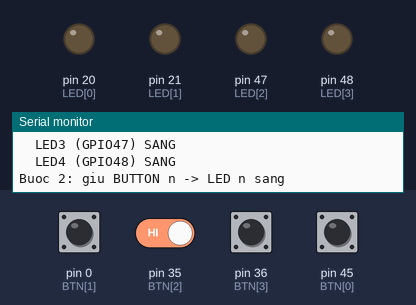
This sketch was run on a simulated Arduino Mega 2560, built for the host (arithmetic inside an expression is 32-bit, double 64-bit). Shown: output pins drawn as LEDs (lit = HIGH), the last lines printed to the serial monitor. The inputs (shaded band) are chosen by the test bench; at power-on: pin 0 (BTN[1]), pin 35 (BTN[2]), pin 36 (BTN[3]), pin 45 (BTN[0]) HIGH.

Above: at 5.5 s.
5.6 s: pin 0 (BTN[1]) pulled LOW for 0.15 s
At 5.67 s:
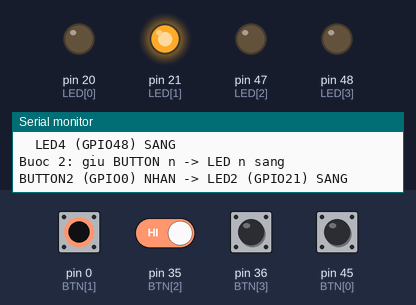
7.2 s: pin 0 (BTN[1]) driven LOW and pin 35 (BTN[2]) driven LOW
At 7.7 s:
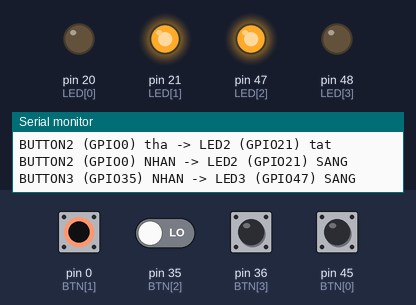
8.7 s: pin 36 (BTN[3]) pulled LOW for 0.15 s
At 8.77 s:
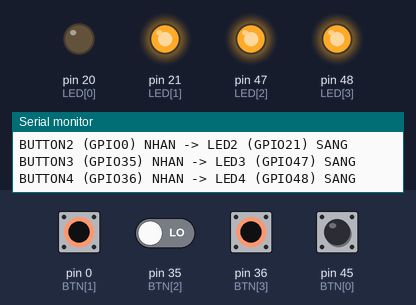
10.3 s: pin 45 (BTN[0]) pulled LOW for 0.15 s
At 10.37 s:
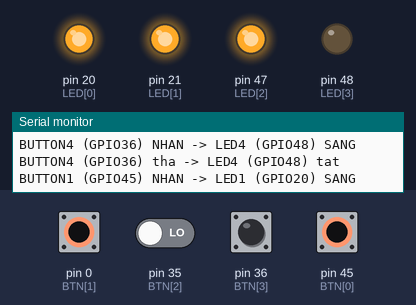
11.9 s: pin 0 (BTN[1]) driven HIGH
At 13.1 s:
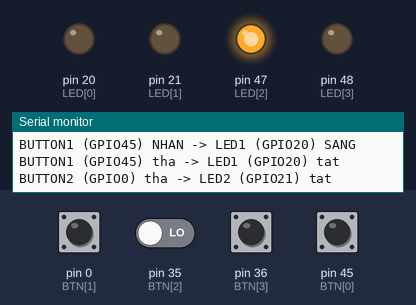
13.4 s: pin 36 (BTN[3]) pulled LOW for 1 s
At 14.2 s:
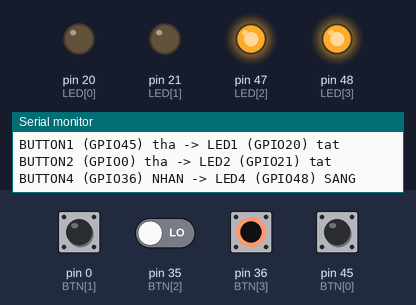
Timing chart, 0 to 16.4 s (numbered marks = the images above; inputs shaded):
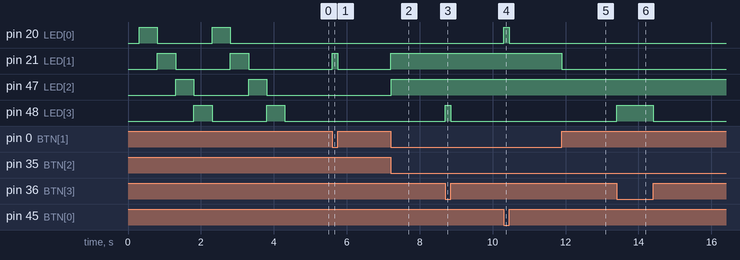

The sketch:

GAME_PHANXA_TEST.ino
```cpp
// 07 · GAME PHẢN XẠ — test 4 nút + 4 LED (theo RehabBoard_Ket_noi.pdf)
//   BUTTON1 GPIO45   BUTTON2 GPIO0   BUTTON3 GPIO35   BUTTON4 GPIO36  (nút <-> GND)
//   LED1    GPIO20   LED2    GPIO21  LED3    GPIO47   LED4    GPIO48  (GPIO -> điện trở -> LED -> GND)
//
// Cách test:
//   1. Khởi động: 4 LED sáng lần lượt LED1 -> LED4 (mỗi LED 0,5 s), lặp 2 vòng.
//      LED nào không sáng đúng lượt -> kiểm tra dây / chiều LED / điện trở của LED đó.
//   2. Sau đó: giữ BUTTON n -> LED n sáng, Serial in "BUTTON n NHAN".
//      Nhấn nút này mà LED khác sáng -> dây nút hoặc LED bị đổi chỗ.
//
// Lưu ý phần cứng:
//   - GPIO0 (BUTTON2): đừng giữ nút lúc cấp điện/reset, board sẽ vào chế độ nạp code.
//   - GPIO45 (BUTTON1): nút phải nối xuống GND, không nối lên 3V3.
//   - GPIO20 (LED1) là chân USB D+ gốc: đừng cắm cáp vào cổng USB native của board khi chạy.

const int NUM = 4;
const int BTN[NUM] = {45, 0, 35, 36};
const int LED[NUM] = {20, 21, 47, 48};

// Đổi thành LOW nếu LED nối kiểu GPIO kéo xuống (anode lên 3V3)
const int LED_ON  = HIGH;
const int LED_OFF = (LED_ON == HIGH) ? LOW : HIGH;

int lastBtn[NUM] = {HIGH, HIGH, HIGH, HIGH};

void allLeds(int level) {
  for (int i = 0; i < NUM; i++) digitalWrite(LED[i], level);
}

void setup() {
  Serial.begin(115200);

  for (int i = 0; i < NUM; i++) {
    pinMode(BTN[i], INPUT_PULLUP);
    digitalWrite(LED[i], LED_OFF);
    pinMode(LED[i], OUTPUT);
    digitalWrite(LED[i], LED_OFF);
  }

  delay(300);
  Serial.println("=== TEST GAME PHAN XA: 4 nut + 4 LED ===");
  Serial.println("Buoc 1: LED sang lan luot LED1 -> LED4 (2 vong)");

  for (int round = 0; round < 2; round++) {
    for (int i = 0; i < NUM; i++) {
      allLeds(LED_OFF);
      digitalWrite(LED[i], LED_ON);
      Serial.printf("  LED%d (GPIO%d) SANG\n", i + 1, LED[i]);
      delay(500);
    }
  }
  allLeds(LED_OFF);

  Serial.println("Buoc 2: giu BUTTON n -> LED n sang");
}

void loop() {
  for (int i = 0; i < NUM; i++) {
    int v = digitalRead(BTN[i]);
    if (v != lastBtn[i]) {
      lastBtn[i] = v;
      bool pressed = (v == LOW);
      digitalWrite(LED[i], pressed ? LED_ON : LED_OFF);
      Serial.printf("BUTTON%d (GPIO%d) %s -> LED%d (GPIO%d) %s\n",
                    i + 1, BTN[i], pressed ? "NHAN" : "tha",
                    i + 1, LED[i], pressed ? "SANG" : "tat");
      delay(15);  // chống dội
    }
  }
}
```

Measured:
- after the input at 5.6 s, pin 21 (LED[1]): LOW → HIGH at once, → LOW 0.15 s later
- after the input at 7.2 s, pin 21 (LED[1]), pin 47 (LED[2]): LOW → HIGH at once
- after the input at 8.7 s, pin 48 (LED[3]): LOW → HIGH at once, → LOW 0.15 s later
- after the input at 10.3 s, pin 20 (LED[0]): LOW → HIGH at once, → LOW 0.15 s later
- after the input at 11.9 s, pin 21 (LED[1]): HIGH → LOW at once
- after the input at 13.4 s, pin 48 (LED[3]): LOW → HIGH at once, → LOW 1.0 s later
